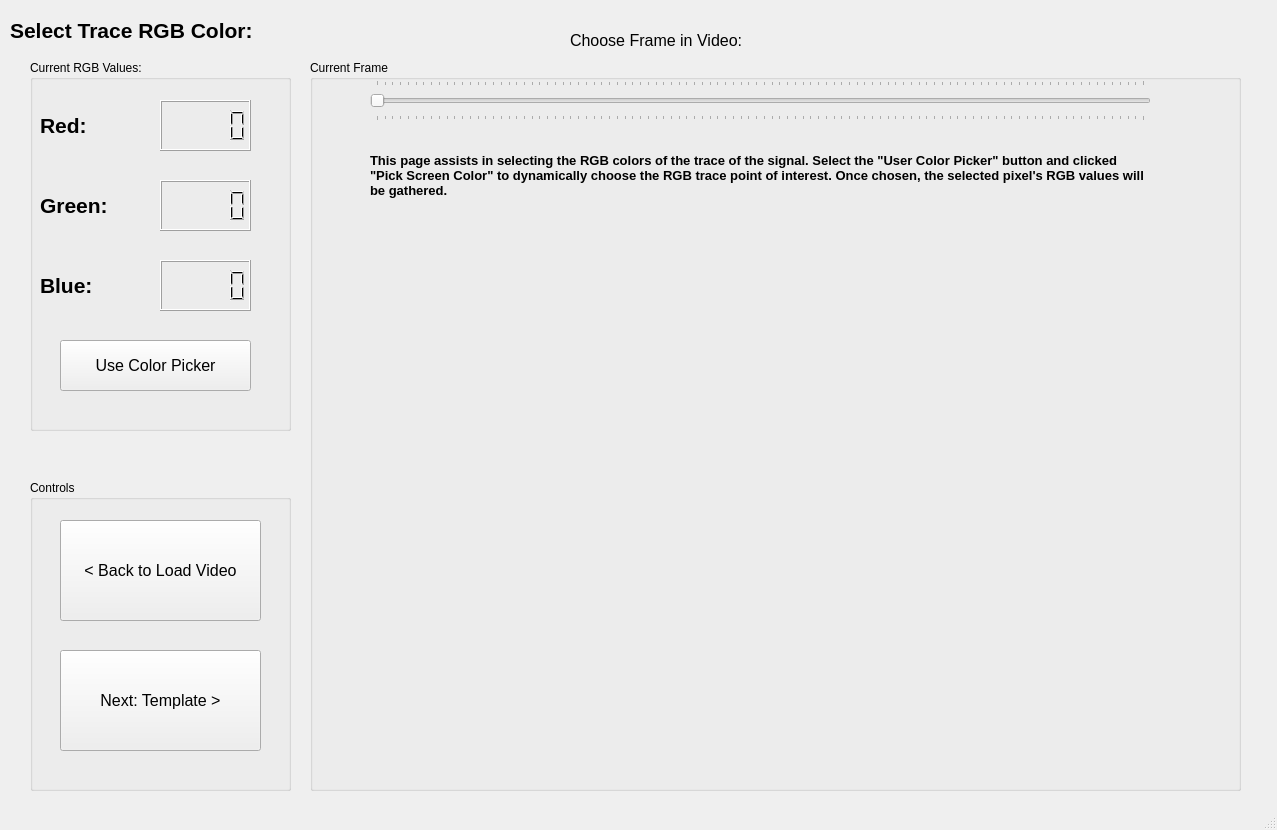
<?xml version="1.0" encoding="UTF-8"?>
<ui version="4.0">
 <class>MainWindow</class>
 <widget class="QMainWindow" name="MainWindow">
  <property name="geometry">
   <rect>
    <x>0</x>
    <y>0</y>
    <width>1277</width>
    <height>830</height>
   </rect>
  </property>
  <property name="windowTitle">
   <string>MainWindow</string>
  </property>
  <widget class="QWidget" name="centralwidget">
   <widget class="QLabel" name="titleLabel">
    <property name="geometry">
     <rect>
      <x>10</x>
      <y>10</y>
      <width>471</width>
      <height>41</height>
     </rect>
    </property>
    <property name="font">
     <font>
      <pointsize>16</pointsize>
      <weight>75</weight>
      <bold>true</bold>
     </font>
    </property>
    <property name="text">
     <string>Select Trace RGB Color:</string>
    </property>
   </widget>
   <widget class="QGroupBox" name="groupBox">
    <property name="geometry">
     <rect>
      <x>30</x>
      <y>60</y>
      <width>261</width>
      <height>371</height>
     </rect>
    </property>
    <property name="title">
     <string>Current RGB Values:</string>
    </property>
    <widget class="QLCDNumber" name="bColor">
     <property name="geometry">
      <rect>
       <x>130</x>
       <y>200</y>
       <width>91</width>
       <height>51</height>
      </rect>
     </property>
    </widget>
    <widget class="QLCDNumber" name="rColor">
     <property name="geometry">
      <rect>
       <x>130</x>
       <y>40</y>
       <width>91</width>
       <height>51</height>
      </rect>
     </property>
    </widget>
    <widget class="QLCDNumber" name="gColor">
     <property name="geometry">
      <rect>
       <x>130</x>
       <y>120</y>
       <width>91</width>
       <height>51</height>
      </rect>
     </property>
    </widget>
    <widget class="QLabel" name="rLabel">
     <property name="geometry">
      <rect>
       <x>10</x>
       <y>50</y>
       <width>81</width>
       <height>31</height>
      </rect>
     </property>
     <property name="font">
      <font>
       <pointsize>16</pointsize>
       <weight>75</weight>
       <bold>true</bold>
      </font>
     </property>
     <property name="text">
      <string>Red:</string>
     </property>
    </widget>
    <widget class="QLabel" name="gLabel">
     <property name="geometry">
      <rect>
       <x>10</x>
       <y>130</y>
       <width>91</width>
       <height>31</height>
      </rect>
     </property>
     <property name="font">
      <font>
       <pointsize>16</pointsize>
       <weight>75</weight>
       <bold>true</bold>
      </font>
     </property>
     <property name="text">
      <string>Green:</string>
     </property>
    </widget>
    <widget class="QLabel" name="bLabel">
     <property name="geometry">
      <rect>
       <x>10</x>
       <y>210</y>
       <width>91</width>
       <height>31</height>
      </rect>
     </property>
     <property name="font">
      <font>
       <pointsize>16</pointsize>
       <weight>75</weight>
       <bold>true</bold>
      </font>
     </property>
     <property name="text">
      <string>Blue:</string>
     </property>
    </widget>
    <widget class="QPushButton" name="colorPickerBtn">
     <property name="geometry">
      <rect>
       <x>30</x>
       <y>280</y>
       <width>191</width>
       <height>51</height>
      </rect>
     </property>
     <property name="font">
      <font>
       <pointsize>12</pointsize>
      </font>
     </property>
     <property name="text">
      <string>Use Color Picker</string>
     </property>
    </widget>
   </widget>
   <widget class="QGroupBox" name="groupBox_2">
    <property name="geometry">
     <rect>
      <x>30</x>
      <y>480</y>
      <width>261</width>
      <height>311</height>
     </rect>
    </property>
    <property name="title">
     <string>Controls</string>
    </property>
    <widget class="QPushButton" name="backBtn">
     <property name="geometry">
      <rect>
       <x>30</x>
       <y>40</y>
       <width>201</width>
       <height>101</height>
      </rect>
     </property>
     <property name="font">
      <font>
       <pointsize>12</pointsize>
      </font>
     </property>
     <property name="text">
      <string>&lt; Back to Load Video</string>
     </property>
    </widget>
    <widget class="QPushButton" name="loadTemplateBtn">
     <property name="geometry">
      <rect>
       <x>30</x>
       <y>170</y>
       <width>201</width>
       <height>101</height>
      </rect>
     </property>
     <property name="font">
      <font>
       <pointsize>12</pointsize>
      </font>
     </property>
     <property name="text">
      <string>Next: Template &gt;</string>
     </property>
    </widget>
   </widget>
   <widget class="QLabel" name="sliderLabel">
    <property name="geometry">
     <rect>
      <x>570</x>
      <y>20</y>
      <width>471</width>
      <height>41</height>
     </rect>
    </property>
    <property name="font">
     <font>
      <pointsize>12</pointsize>
      <weight>50</weight>
      <bold>false</bold>
     </font>
    </property>
    <property name="text">
     <string>Choose Frame in Video:</string>
    </property>
   </widget>
   <widget class="QGroupBox" name="groupBox_3">
    <property name="geometry">
     <rect>
      <x>310</x>
      <y>60</y>
      <width>931</width>
      <height>731</height>
     </rect>
    </property>
    <property name="title">
     <string>Current Frame</string>
    </property>
    <widget class="QSlider" name="frameSlider">
     <property name="geometry">
      <rect>
       <x>60</x>
       <y>20</y>
       <width>781</width>
       <height>41</height>
      </rect>
     </property>
     <property name="orientation">
      <enum>Qt::Horizontal</enum>
     </property>
     <property name="tickPosition">
      <enum>QSlider::TicksBothSides</enum>
     </property>
    </widget>
    <widget class="QLabel" name="frameLabel">
     <property name="geometry">
      <rect>
       <x>40</x>
       <y>170</y>
       <width>861</width>
       <height>541</height>
      </rect>
     </property>
     <property name="font">
      <font>
       <pointsize>11</pointsize>
      </font>
     </property>
     <property name="text">
      <string/>
     </property>
    </widget>
    <widget class="QLabel" name="label">
     <property name="geometry">
      <rect>
       <x>60</x>
       <y>60</y>
       <width>781</width>
       <height>111</height>
      </rect>
     </property>
     <property name="font">
      <font>
       <pointsize>10</pointsize>
       <weight>75</weight>
       <bold>true</bold>
      </font>
     </property>
     <property name="text">
      <string>This page assists in selecting the RGB colors of the trace of the signal. Select the &quot;User Color Picker&quot; button and clicked &quot;Pick Screen Color&quot; to dynamically choose the RGB trace point of interest. Once chosen, the selected pixel's RGB values will be gathered.</string>
     </property>
     <property name="wordWrap">
      <bool>true</bool>
     </property>
    </widget>
   </widget>
  </widget>
  <widget class="QStatusBar" name="statusbar"/>
 </widget>
 <resources/>
 <connections/>
</ui>
